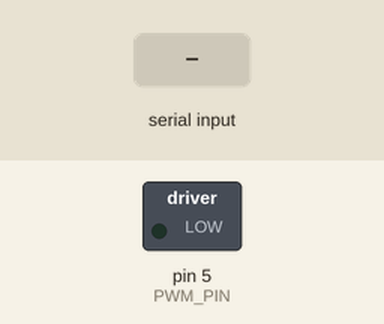
The sketch below on a simulated Arduino Uno, built with avr-gcc and run on an emulated ATmega328P. Parts: switched loads named in the sketch (green lamp = pin HIGH). Inputs (shaded band) come from the test bench.

Above: at 1.2 s.
1.3 s: "V:45\n" received over Serial
At 2.7 s:
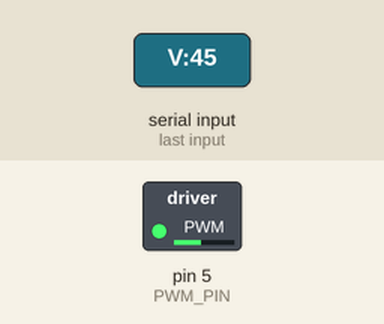
Timing chart, 0 to 5.8 s (numbered marks = the images above; inputs shaded):
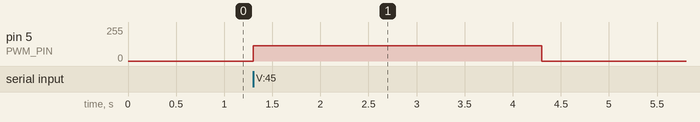

The sketch:

arduino_vibrate.ino
```cpp
/*
  Arduino sketch: receive simple serial commands to drive vibration motor
  Protocol (115200 baud, newline terminated):
    V:<0-100>  -> set vibration strength percent
    X          -> stop vibration

  Wiring example:
    - Use a transistor (e.g., NPN 2N2222) + flyback diode to drive vibration motor from 5V
    - PWM pin -> base via resistor (e.g., 1k)
    - Motor between +5V and transistor collector, emitter to GND; diode across motor
*/

const int PWM_PIN = 5;        // choose a PWM capable pin
int targetDuty = 0;           // 0..255
unsigned long lastCmdMs = 0;
const unsigned long FAILSAFE_MS = 3000; // stop if no command for 3s

String rx;

void setup() {
  pinMode(PWM_PIN, OUTPUT);
  analogWrite(PWM_PIN, 0);
  Serial.begin(115200);
}

void loop() {
  while (Serial.available() > 0) {
    char c = (char)Serial.read();
    if (c == '\n' || c == '\r') {
      handleLine(rx);
      rx = "";
    } else {
      rx += c;
      if (rx.length() > 64) rx = ""; // simple overflow guard
    }
  }

  // failsafe: stop motor if connection lost
  if (millis() - lastCmdMs > FAILSAFE_MS) {
    targetDuty = 0;
  }
  analogWrite(PWM_PIN, targetDuty);
}

void handleLine(String line) {
  line.trim();
  if (line.length() == 0) return;
  lastCmdMs = millis();

  if (line.charAt(0) == 'V') {
    int colon = line.indexOf(':');
    if (colon > 0) {
      int pct = line.substring(colon + 1).toInt();
      if (pct < 0) pct = 0;
      if (pct > 100) pct = 100;
      targetDuty = map(pct, 0, 100, 0, 255);
    }
    return;
  }
  if (line.charAt(0) == 'X') {
    targetDuty = 0;
    return;
  }
}
```

Measured:
- after the input at 1.3 s, pin 5 (PWM_PIN): 0/255 → 114/255 at once, → 0/255 3.0 s later
